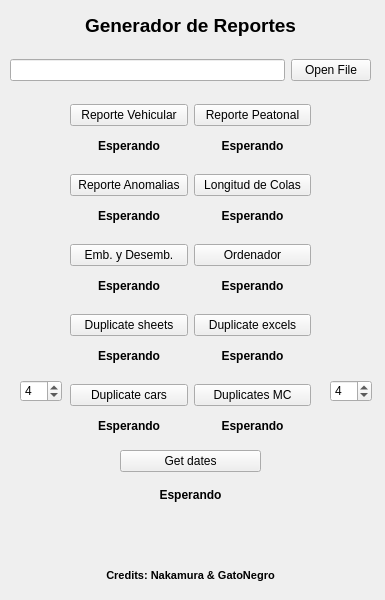
<?xml version="1.0" encoding="UTF-8"?>
<ui version="4.0">
 <class>MainWindow</class>
 <widget class="QMainWindow" name="MainWindow">
  <property name="geometry">
   <rect>
    <x>0</x>
    <y>0</y>
    <width>385</width>
    <height>600</height>
   </rect>
  </property>
  <property name="sizePolicy">
   <sizepolicy hsizetype="Preferred" vsizetype="Preferred">
    <horstretch>0</horstretch>
    <verstretch>0</verstretch>
   </sizepolicy>
  </property>
  <property name="minimumSize">
   <size>
    <width>385</width>
    <height>600</height>
   </size>
  </property>
  <property name="maximumSize">
   <size>
    <width>385</width>
    <height>600</height>
   </size>
  </property>
  <property name="windowTitle">
   <string>Reportes de Supervisión</string>
  </property>
  <widget class="QWidget" name="centralwidget">
   <widget class="QWidget" name="horizontalLayoutWidget">
    <property name="geometry">
     <rect>
      <x>70</x>
      <y>100</y>
      <width>241</width>
      <height>31</height>
     </rect>
    </property>
    <layout class="QHBoxLayout" name="horizontalLayout_3">
     <item>
      <widget class="QPushButton" name="b_veh">
       <property name="text">
        <string>Reporte Vehicular</string>
       </property>
      </widget>
     </item>
     <item>
      <widget class="QPushButton" name="b_pea">
       <property name="sizePolicy">
        <sizepolicy hsizetype="Minimum" vsizetype="Fixed">
         <horstretch>0</horstretch>
         <verstretch>0</verstretch>
        </sizepolicy>
       </property>
       <property name="text">
        <string>Reporte Peatonal</string>
       </property>
      </widget>
     </item>
    </layout>
   </widget>
   <widget class="QWidget" name="horizontalLayoutWidget_2">
    <property name="geometry">
     <rect>
      <x>70</x>
      <y>130</y>
      <width>241</width>
      <height>31</height>
     </rect>
    </property>
    <layout class="QHBoxLayout" name="horizontalLayout_4">
     <item>
      <widget class="QLabel" name="label_4">
       <property name="font">
        <font>
         <weight>75</weight>
         <bold>true</bold>
        </font>
       </property>
       <property name="text">
        <string>Esperando</string>
       </property>
       <property name="alignment">
        <set>Qt::AlignCenter</set>
       </property>
      </widget>
     </item>
     <item>
      <widget class="QLabel" name="label_5">
       <property name="font">
        <font>
         <weight>75</weight>
         <bold>true</bold>
        </font>
       </property>
       <property name="text">
        <string>Esperando</string>
       </property>
       <property name="alignment">
        <set>Qt::AlignCenter</set>
       </property>
      </widget>
     </item>
    </layout>
   </widget>
   <widget class="QWidget" name="horizontalLayoutWidget_3">
    <property name="geometry">
     <rect>
      <x>70</x>
      <y>170</y>
      <width>241</width>
      <height>31</height>
     </rect>
    </property>
    <layout class="QHBoxLayout" name="horizontalLayout_6">
     <item>
      <widget class="QPushButton" name="pushButton_Gradient">
       <property name="text">
        <string>Reporte Anomalias</string>
       </property>
      </widget>
     </item>
     <item>
      <widget class="QPushButton" name="pushButton_LC">
       <property name="text">
        <string>Longitud de Colas</string>
       </property>
      </widget>
     </item>
    </layout>
   </widget>
   <widget class="QWidget" name="horizontalLayoutWidget_4">
    <property name="geometry">
     <rect>
      <x>70</x>
      <y>200</y>
      <width>241</width>
      <height>31</height>
     </rect>
    </property>
    <layout class="QHBoxLayout" name="horizontalLayout_7">
     <item>
      <widget class="QLabel" name="label_6">
       <property name="font">
        <font>
         <weight>75</weight>
         <bold>true</bold>
        </font>
       </property>
       <property name="text">
        <string>Esperando</string>
       </property>
       <property name="alignment">
        <set>Qt::AlignCenter</set>
       </property>
      </widget>
     </item>
     <item>
      <widget class="QLabel" name="label_7">
       <property name="font">
        <font>
         <weight>75</weight>
         <bold>true</bold>
        </font>
       </property>
       <property name="text">
        <string>Esperando</string>
       </property>
       <property name="alignment">
        <set>Qt::AlignCenter</set>
       </property>
      </widget>
     </item>
    </layout>
   </widget>
   <widget class="QWidget" name="horizontalLayoutWidget_5">
    <property name="geometry">
     <rect>
      <x>70</x>
      <y>240</y>
      <width>241</width>
      <height>31</height>
     </rect>
    </property>
    <layout class="QHBoxLayout" name="horizontalLayout_8">
     <item>
      <widget class="QPushButton" name="pushButton_EyB">
       <property name="text">
        <string>Emb. y Desemb.</string>
       </property>
      </widget>
     </item>
     <item>
      <widget class="QPushButton" name="pushButton_Order">
       <property name="text">
        <string>Ordenador</string>
       </property>
      </widget>
     </item>
    </layout>
   </widget>
   <widget class="QWidget" name="horizontalLayoutWidget_6">
    <property name="geometry">
     <rect>
      <x>70</x>
      <y>270</y>
      <width>241</width>
      <height>31</height>
     </rect>
    </property>
    <layout class="QHBoxLayout" name="horizontalLayout_9">
     <item>
      <widget class="QLabel" name="label_8">
       <property name="font">
        <font>
         <weight>75</weight>
         <bold>true</bold>
        </font>
       </property>
       <property name="text">
        <string>Esperando</string>
       </property>
       <property name="alignment">
        <set>Qt::AlignCenter</set>
       </property>
      </widget>
     </item>
     <item>
      <widget class="QLabel" name="label_9">
       <property name="font">
        <font>
         <weight>75</weight>
         <bold>true</bold>
        </font>
       </property>
       <property name="text">
        <string>Esperando</string>
       </property>
       <property name="alignment">
        <set>Qt::AlignCenter</set>
       </property>
      </widget>
     </item>
    </layout>
   </widget>
   <widget class="QWidget" name="horizontalLayoutWidget_7">
    <property name="geometry">
     <rect>
      <x>70</x>
      <y>310</y>
      <width>241</width>
      <height>31</height>
     </rect>
    </property>
    <layout class="QHBoxLayout" name="horizontalLayout_10">
     <item>
      <widget class="QPushButton" name="pushButton_sheets">
       <property name="text">
        <string>Duplicate sheets</string>
       </property>
      </widget>
     </item>
     <item>
      <widget class="QPushButton" name="pushButton_excels">
       <property name="text">
        <string>Duplicate excels</string>
       </property>
      </widget>
     </item>
    </layout>
   </widget>
   <widget class="QWidget" name="horizontalLayoutWidget_8">
    <property name="geometry">
     <rect>
      <x>70</x>
      <y>340</y>
      <width>241</width>
      <height>31</height>
     </rect>
    </property>
    <layout class="QHBoxLayout" name="horizontalLayout_11">
     <item>
      <widget class="QLabel" name="label_10">
       <property name="font">
        <font>
         <weight>75</weight>
         <bold>true</bold>
        </font>
       </property>
       <property name="text">
        <string>Esperando</string>
       </property>
       <property name="alignment">
        <set>Qt::AlignCenter</set>
       </property>
      </widget>
     </item>
     <item>
      <widget class="QLabel" name="label_11">
       <property name="font">
        <font>
         <weight>75</weight>
         <bold>true</bold>
        </font>
       </property>
       <property name="text">
        <string>Esperando</string>
       </property>
       <property name="alignment">
        <set>Qt::AlignCenter</set>
       </property>
      </widget>
     </item>
    </layout>
   </widget>
   <widget class="QWidget" name="horizontalLayoutWidget_9">
    <property name="geometry">
     <rect>
      <x>70</x>
      <y>410</y>
      <width>241</width>
      <height>31</height>
     </rect>
    </property>
    <layout class="QHBoxLayout" name="horizontalLayout_12">
     <item>
      <widget class="QLabel" name="label_12">
       <property name="font">
        <font>
         <weight>75</weight>
         <bold>true</bold>
        </font>
       </property>
       <property name="text">
        <string>Esperando</string>
       </property>
       <property name="alignment">
        <set>Qt::AlignCenter</set>
       </property>
      </widget>
     </item>
     <item>
      <widget class="QLabel" name="label_13">
       <property name="font">
        <font>
         <weight>75</weight>
         <bold>true</bold>
        </font>
       </property>
       <property name="text">
        <string>Esperando</string>
       </property>
       <property name="alignment">
        <set>Qt::AlignCenter</set>
       </property>
      </widget>
     </item>
    </layout>
   </widget>
   <widget class="QWidget" name="horizontalLayoutWidget_10">
    <property name="geometry">
     <rect>
      <x>70</x>
      <y>380</y>
      <width>241</width>
      <height>31</height>
     </rect>
    </property>
    <layout class="QHBoxLayout" name="horizontalLayout_13">
     <item>
      <widget class="QPushButton" name="pushButton_cars">
       <property name="text">
        <string>Duplicate cars</string>
       </property>
      </widget>
     </item>
     <item>
      <widget class="QPushButton" name="pushButton_mc">
       <property name="text">
        <string>Duplicates MC</string>
       </property>
      </widget>
     </item>
    </layout>
   </widget>
   <widget class="QWidget" name="verticalLayoutWidget">
    <property name="geometry">
     <rect>
      <x>70</x>
      <y>520</y>
      <width>241</width>
      <height>71</height>
     </rect>
    </property>
    <layout class="QVBoxLayout" name="verticalLayout">
     <item>
      <widget class="QLabel" name="label">
       <property name="text">
        <string/>
       </property>
       <property name="pixmap">
        <pixmap resource="logo.qrc">:/logo/logo.jpg</pixmap>
       </property>
       <property name="scaledContents">
        <bool>true</bool>
       </property>
      </widget>
     </item>
     <item>
      <widget class="QLabel" name="label_2">
       <property name="font">
        <font>
         <pointsize>8</pointsize>
         <weight>75</weight>
         <bold>true</bold>
        </font>
       </property>
       <property name="text">
        <string>Credits: Nakamura &amp; GatoNegro</string>
       </property>
       <property name="alignment">
        <set>Qt::AlignCenter</set>
       </property>
      </widget>
     </item>
    </layout>
   </widget>
   <widget class="QWidget" name="horizontalLayoutWidget_11">
    <property name="geometry">
     <rect>
      <x>10</x>
      <y>50</y>
      <width>361</width>
      <height>41</height>
     </rect>
    </property>
    <layout class="QHBoxLayout" name="horizontalLayout_14">
     <item>
      <widget class="QLineEdit" name="lineEdit"/>
     </item>
     <item>
      <widget class="QPushButton" name="pushButton">
       <property name="text">
        <string>Open File</string>
       </property>
      </widget>
     </item>
    </layout>
   </widget>
   <widget class="QWidget" name="horizontalLayoutWidget_12">
    <property name="geometry">
     <rect>
      <x>10</x>
      <y>10</y>
      <width>361</width>
      <height>31</height>
     </rect>
    </property>
    <layout class="QHBoxLayout" name="horizontalLayout_1">
     <item>
      <widget class="QLabel" name="label_3">
       <property name="font">
        <font>
         <family>Arial</family>
         <pointsize>14</pointsize>
         <weight>75</weight>
         <bold>true</bold>
         <underline>false</underline>
        </font>
       </property>
       <property name="text">
        <string>Generador de Reportes</string>
       </property>
       <property name="alignment">
        <set>Qt::AlignCenter</set>
       </property>
      </widget>
     </item>
    </layout>
   </widget>
   <widget class="QWidget" name="horizontalLayoutWidget_13">
    <property name="geometry">
     <rect>
      <x>320</x>
      <y>100</y>
      <width>51</width>
      <height>271</height>
     </rect>
    </property>
    <layout class="QHBoxLayout" name="horizontalLayout_15">
     <item>
      <spacer name="horizontalSpacer">
       <property name="orientation">
        <enum>Qt::Horizontal</enum>
       </property>
       <property name="sizeHint" stdset="0">
        <size>
         <width>40</width>
         <height>20</height>
        </size>
       </property>
      </spacer>
     </item>
    </layout>
   </widget>
   <widget class="QWidget" name="horizontalLayoutWidget_14">
    <property name="geometry">
     <rect>
      <x>10</x>
      <y>100</y>
      <width>51</width>
      <height>271</height>
     </rect>
    </property>
    <layout class="QHBoxLayout" name="horizontalLayout_16">
     <item>
      <spacer name="horizontalSpacer_2">
       <property name="orientation">
        <enum>Qt::Horizontal</enum>
       </property>
       <property name="sizeHint" stdset="0">
        <size>
         <width>40</width>
         <height>20</height>
        </size>
       </property>
      </spacer>
     </item>
    </layout>
   </widget>
   <widget class="QSpinBox" name="spinBox">
    <property name="geometry">
     <rect>
      <x>20</x>
      <y>380</y>
      <width>42</width>
      <height>22</height>
     </rect>
    </property>
    <property name="minimum">
     <number>2</number>
    </property>
    <property name="value">
     <number>4</number>
    </property>
   </widget>
   <widget class="QSpinBox" name="spinBox_2">
    <property name="geometry">
     <rect>
      <x>330</x>
      <y>380</y>
      <width>42</width>
      <height>22</height>
     </rect>
    </property>
    <property name="minimum">
     <number>2</number>
    </property>
    <property name="value">
     <number>4</number>
    </property>
   </widget>
   <widget class="QWidget" name="verticalLayoutWidget_2">
    <property name="geometry">
     <rect>
      <x>120</x>
      <y>450</y>
      <width>141</width>
      <height>61</height>
     </rect>
    </property>
    <layout class="QVBoxLayout" name="verticalLayout_2">
     <item>
      <widget class="QPushButton" name="pushButton_dates">
       <property name="text">
        <string>Get dates</string>
       </property>
      </widget>
     </item>
     <item>
      <widget class="QLabel" name="label_14">
       <property name="font">
        <font>
         <weight>75</weight>
         <bold>true</bold>
        </font>
       </property>
       <property name="text">
        <string>Esperando</string>
       </property>
       <property name="alignment">
        <set>Qt::AlignCenter</set>
       </property>
      </widget>
     </item>
    </layout>
   </widget>
  </widget>
 </widget>
 <resources>
  <include location="logo.qrc"/>
 </resources>
 <connections/>
</ui>
